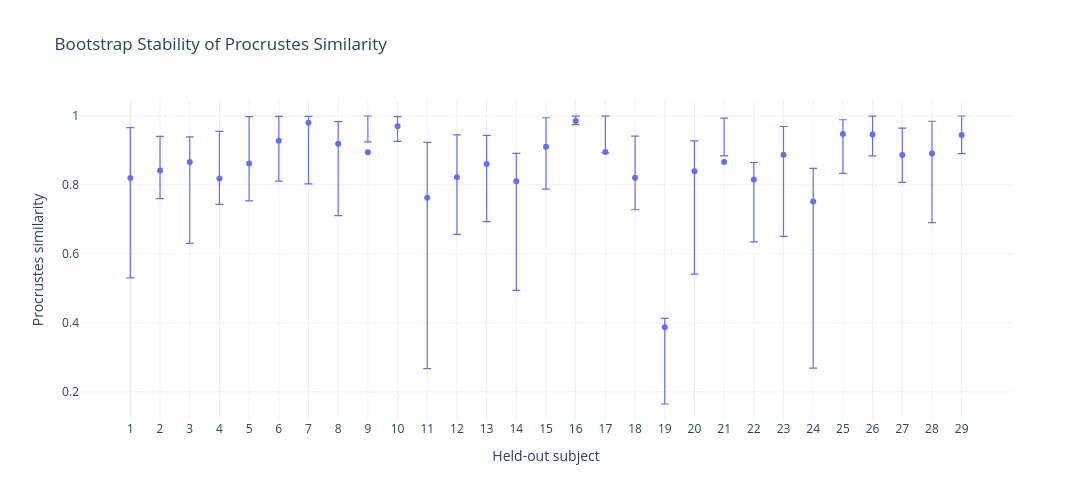

The notebook cell saved with this chart:
### Code cell
# ============================================================
# 6A. BOOTSTRAP 95% CI BY SUBJECT — PLOTLY
# ============================================================

x = np.arange(len(bootstrap_df))

observed = bootstrap_df["observed_procrustes"].to_numpy()
lower = bootstrap_df["ci_2.5"].to_numpy()
upper = bootstrap_df["ci_97.5"].to_numpy()

fig = go.Figure()

fig.add_trace(
    go.Scatter(
        x=x,
        y=observed,
        mode="markers",
        name="Observed",
        error_y=dict(
            type="data",
            symmetric=False,
            array=upper - observed,
            arrayminus=observed - lower,
            thickness=1.2,
            width=4
        ),
        hovertemplate=(
            "Subject %{customdata[0]}<br>"
            "Observed: %{y:.3f}<br>"
            "95% CI: [%{customdata[1]:.3f}, %{customdata[2]:.3f}]"
            "<extra></extra>"
        ),
        customdata=np.column_stack([
            bootstrap_df["subject"].to_numpy(),
            lower,
            upper
        ])
    )
)

fig.update_layout(
    title="Bootstrap Stability of Procrustes Similarity",
    xaxis=dict(
        title="Held-out subject",
        tickmode="array",
        tickvals=x,
        ticktext=bootstrap_df["subject"].astype(int)
    ),
    yaxis=dict(
        title="Procrustes similarity"
    ),
    template="plotly_white",
    height=500,
    width=1100,
    hovermode="closest"
)

fig.show()

### Figure 1 — Plotly figure (JSON) as saved in the notebook; plotly's stock layout.template omitted (floating-point values rounded to 4 significant figures)
{"data": [{"customdata": [[1.0, 0.5305, 0.966], [2.0, 0.7603, 0.9408], [3.0, 0.6306, 0.9394], [4.0, 0.7438, 0.955], [5.0, 0.7536, 0.998], [6.0, 0.8107, 0.9986], [7.0, 0.8029, 0.9987], [8.0, 0.711, 0.9833], [9.0, 0.9249, 0.9997], [10.0, 0.9263, 0.9979], [11.0, 0.2676, 0.9232], [12.0, 0.6563, 0.9452], [13.0, 0.6936, 0.9434], [14.0, 0.4944, 0.8911], [15.0, 0.7876, 0.9945], [16.0, 0.9747, 0.9994], [17.0, 0.8927, 0.9991], [18.0, 0.728, 0.9416], [19.0, 0.165, 0.4129], [20.0, 0.5415, 0.9274], [21.0, 0.884, 0.9935], [22.0, 0.6347, 0.865], [23.0, 0.6505, 0.9693], [24.0, 0.2691, 0.8476], [25.0, 0.8333, 0.9888], [26.0, 0.884, 0.9993], [27.0, 0.8072, 0.9645], [28.0, 0.6906, 0.9844], [29.0, 0.8907, 0.9996]], "error_y": {"array": [0.1457, 0.09893, 0.07302, 0.1362, 0.1357, 0.07063, 0.01857, 0.0638, 0.1052, 0.02832, 0.1608, 0.123, 0.08316, 0.08034, 0.08374, 0.01443, 0.1039, 0.1206, 0.02563, 0.08792, 0.1272, 0.04929, 0.08193, 0.096, 0.04143, 0.05361, 0.07808, 0.09357, 0.05523], "arrayminus": [0.2897, 0.0815, 0.2357, 0.07499, 0.1086, 0.1173, 0.1772, 0.2085, -0.03039, 0.04329, 0.4947, 0.1659, 0.1666, 0.3164, 0.1232, 0.01027, 0.002444, 0.09288, 0.2223, 0.298, -0.01771, 0.1809, 0.2368, 0.4825, 0.1141, 0.06167, 0.07924, 0.2003, 0.05369], "symmetric": false, "thickness": 1.2, "type": "data", "width": 4}, "hovertemplate": "Subject %{customdata[0]}<br>Observed: %{y:.3f}<br>95% CI: [%{customdata[1]:.3f}, %{customdata[2]:.3f}]<extra></extra>", "mode": "markers", "name": "Observed", "type": "scatter", "x": [0, 1, 2, 3, 4, 5, 6, 7, 8, 9, 10, 11, 12, 13, 14, 15, 16, 17, 18, 19, 20, 21, 22, 23, 24, 25, 26, 27, 28], "y": [0.8202, 0.8418, 0.8664, 0.8188, 0.8623, 0.9279, 0.9801, 0.9195, 0.8945, 0.9696, 0.7624, 0.8222, 0.8602, 0.8108, 0.9108, 0.985, 0.8952, 0.8209, 0.3873, 0.8395, 0.8663, 0.8157, 0.8873, 0.7516, 0.9474, 0.9457, 0.8864, 0.8908, 0.9444]}], "layout": {"height": 500, "hovermode": "closest", "title": {"text": "Bootstrap Stability of Procrustes Similarity"}, "width": 1100, "xaxis": {"tickmode": "array", "ticktext": [1, 2, 3, 4, 5, 6, 7, 8, 9, 10, 11, 12, 13, 14, 15, 16, 17, 18, 19, 20, 21, 22, 23, 24, 25, 26, 27, 28, 29], "tickvals": [0, 1, 2, 3, 4, 5, 6, 7, 8, 9, 10, 11, 12, 13, 14, 15, 16, 17, 18, 19, 20, 21, 22, 23, 24, 25, 26, 27, 28], "title": {"text": "Held-out subject"}}, "yaxis": {"title": {"text": "Procrustes similarity"}}}}
